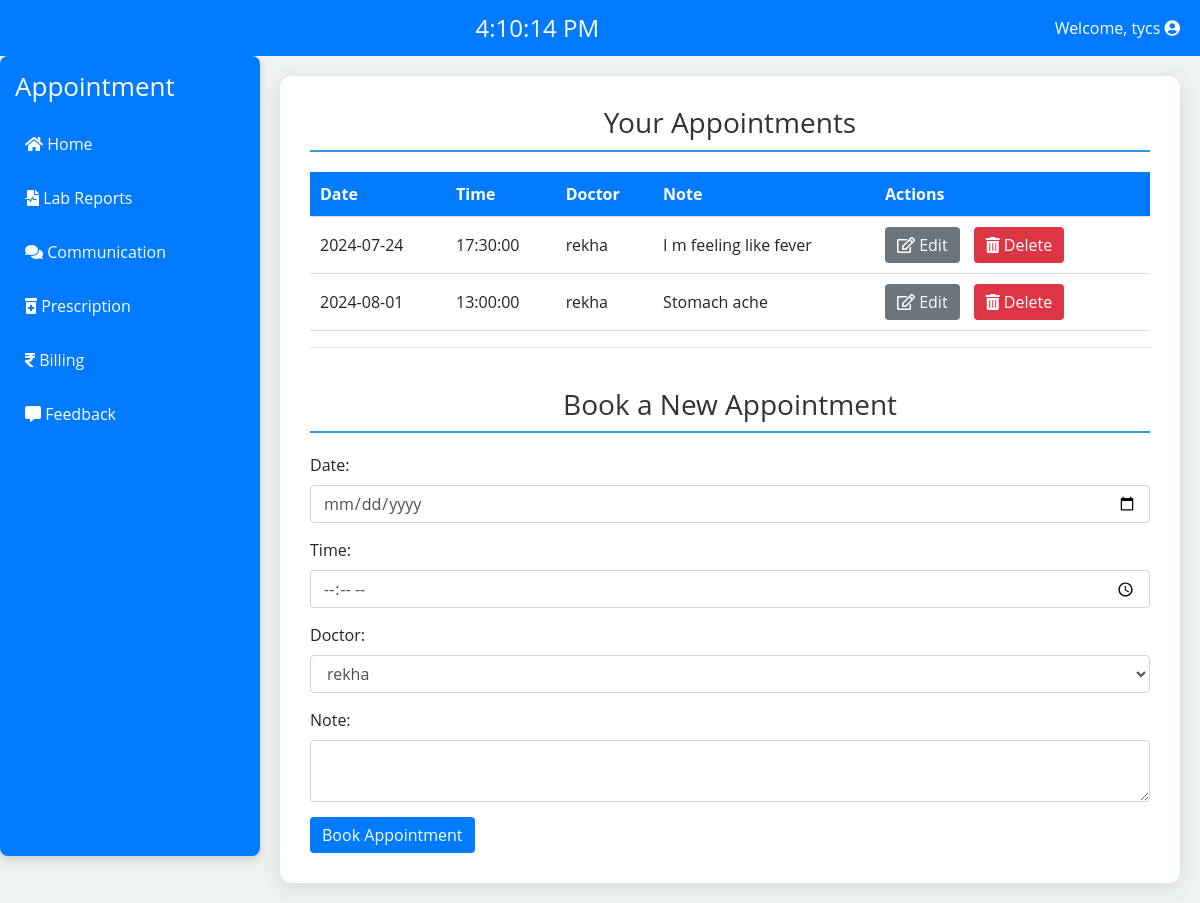
Page /patient/appointments.php (signed in) on the committed database.
### tables this page shows
CREATE TABLE `users` (
  `id` int(11) NOT NULL,
  `username` varchar(50) NOT NULL,
  `email` varchar(100) NOT NULL,
  `password` varchar(255) NOT NULL,
  `otp` varchar(6) DEFAULT NULL,
  `otp_expiry` datetime DEFAULT NULL,
  `role` enum('admin','doctor','patient') NOT NULL,
  `created_at` datetime DEFAULT current_timestamp(),
  `reset_token` varchar(100) DEFAULT NULL,
  `reset_time` datetime DEFAULT NULL,
  `security_question` varchar(255) DEFAULT NULL,
  `security_answer` varchar(255) DEFAULT NULL
);

CREATE TABLE `appointments` (
  `id` int(11) NOT NULL,
  `patient_id` int(11) NOT NULL,
  `date` date NOT NULL,
  `time` time NOT NULL,
  `doctor_name` varchar(100) DEFAULT NULL,
  `note` varchar(255) DEFAULT NULL
);

### patient/appointments.php (the view, shortened to what this page needs)
<?php
require_once '../config.php';
$doctorQuery = "SELECT id, username FROM users WHERE role='doctor'";
$doctors = $conn->query($doctorQuery);
$doctorList = $doctors->fetch_all(MYSQLI_ASSOC);
$appointmentsQuery = $conn->prepare("SELECT * FROM appointments WHERE patient_id = ?");
$appointmentsQuery->bind_param("i", $_SESSION['user_id']);
$appointmentsQuery->execute();
$appointments = $appointmentsQuery->get_result();
$patientId = $_SESSION['user_id'];
$patientQuery = $conn->prepare("SELECT username, email FROM users WHERE id = ?");
$patientQuery->bind_param("i", $patientId);
$patientQuery->execute();
$patient = $patientQuery->get_result()->fetch_assoc();
?>
<!DOCTYPE html>
<html lang="en">
<head>
    <link rel="stylesheet" href="https://stackpath.bootstrapcdn.com/bootstrap/4.5.2/css/bootstrap.min.css">
    <link rel="stylesheet" href="https://cdnjs.cloudflare.com/ajax/libs/font-awesome/5.15.4/css/all.min.css">
</head>
<body oncontextmenu="return false;" onkeydown="return disableCtrlU(event);">
    <div class="top-bar">
        <div class="clock-container">
            <div class="clock" id="clock"></div>
        </div>
        <div class="logout-dropdown">
            <span>Welcome, <?php echo htmlspecialchars($patient['username']); ?> <i class="fas fa-user-circle"></i></span>
        </div>
    </div>
    <div class="d-flex">
        <div class="sidebar">
            <h2>Appointment</h2>
            <div class="nav-links">
            <a href="patient_dashboard.php"><i class="fa fa-home" aria-hidden="true"></i> Home</a>
                <a href="lab_file.php"><i class="fas fa-file-medical-alt"></i> Lab Reports</a>
                <a href="comm.php"><i class="fas fa-comments"></i> Communication</a>
                <a href="medical.php"><i class="fas fa-prescription-bottle-alt"></i> Prescription</a>
                <a href="billing.php"><i class="fas fa-rupee-sign"></i> Billing</a>
                <a href="feedback.php"><i class="fas fa-comment-alt"></i> Feedback</a>
            </div>
        </div>
        <div class="dashboard">
        <h1>Your Appointments</h1>
            <table>
                <thead>
                    <tr>
                        <th>Date</th>
                        <th>Time</th>
                        <th>Doctor</th>
                        <th>Note</th>
                        <th>Actions</th>
                    </tr>
                </thead>
                <tbody>
                    <?php while ($appointment = $appointments->fetch_assoc()): ?>
                        <tr>
                            <td><?php echo $appointment['date']; ?></td>
                            <td><?php echo $appointment['time']; ?></td>
                            <td><?php echo $appointment['doctor_name']; ?></td>
                            <td><?php echo $appointment['note']; ?></td>
                            <td class="action-buttons">
                                <a href="#" class="btn btn-secondary edit-btn" data-toggle="modal" data-target="#editModal" data-appointment='<?php echo json_encode($appointment); ?>'><i class="far fa-edit"></i> Edit</a>
                                <a href="delete_appointment.php?id=<?php echo $appointment['id']; ?>" class="btn btn-danger"><i class="fas fa-trash-alt"></i> Delete</a>
                            </td>
                        </tr>
                    <?php endwhile; ?>
                </tbody>
            </table>
            <hr>
            <br>
            <h1>Book a New Appointment</h1>
            <form method="POST" action="">
                <div class="form-group">
                    <label for="date">Date:</label>
                    <input type="date" id="date" name="date" class="form-control" required>
                </div>
                <div class="form-group">
                    <label for="time">Time:</label>
                    <input type="time" id="time" name="time" class="form-control" required>
                </div>
                <div class="form-group">
                    <label for="doctor_id">Doctor:</label>
<select id="doctor_id" name="doctor_id" class="form-control" required>
    <?php foreach ($doctorList as $doctor): ?>
        <option value="<?php echo $doctor['id']; ?>"><?php echo $doctor['username']; ?></option>
    <?php endforeach; ?>
</select>
                </div>
                <div class="form-group">
                    <label for="note">Note:</label>
                    <textarea id="note" name="note" class="form-control" required></textarea>
                </div>
                <button type="submit" class="btn btn-primary" onclick="start()">Book Appointment</button>
            </form>
        </div>
    </div>
</body>
</html>

### patient/appointments.php (style rules this page uses)
body { font-family: 'Open Sans', sans-serif; background-color: #eef2f3; margin: 0; display: flex; flex-direction: column; min-height: 100vh; }
.top-bar { display: flex; justify-content: space-between; align-items: center; padding: 10px 20px; background-color: #007bff; color: #fff; }
.clock-container { flex-grow:1; text-align: center; }
.clock { font-size: 24px; }
.logout-dropdown { position: relative; display: inline-block; }
.sidebar { background: #007bff; padding: 15px; border-radius: 8px; margin-bottom: 20px; box-shadow: 0 4px 10px rgba(0, 0, 0, 0.15); height: 100vh; width: 260px; }
.sidebar h2 { color: #fff; font-size: 26px; margin-bottom: 20px; }
.nav-links { display: flex; flex-direction: column; gap: 10px; }
.nav-links a { color: #fff; text-decoration: none; padding: 10px; border-radius: 30px; transition: background 0.3s, transform 0.2s; }
.dashboard { flex: 1; background: #fff; padding: 30px; border-radius: 12px; box-shadow: 0 4px 20px rgba(0, 0, 0, 0.1); margin: 20px; }
h1 { color: #333; margin-bottom: 20px; font-size: 28px; text-align: center; border-bottom: 2px solid #3498db; padding-bottom: 10px; }
table { width: 100%; border-collapse: collapse; margin-top: 20px; }
th, td { padding: 10px; text-align: left; border-bottom: 1px solid #ddd; }
th { background-color: #007bff; color: white; }
.form-group { margin-bottom: 15px; }
.btn-primary { background-color: #007bff; border: none; }
.btn-secondary { background-color: #6c757d; border: none; }
.btn-danger { background-color: #dc3545; border: none; }
.action-buttons a { margin-right: 10px; }

### rows in the picture
users: username "tycs"
appointments: date "2024-07-24", time "17:30:00", doctor_name "rekha", note "I m feeling like fever"
appointments: date "2024-08-01", time "13:00:00", doctor_name "rekha", note "Stomach ache"

### other values in the picture
form field doctor_id "rekha"
